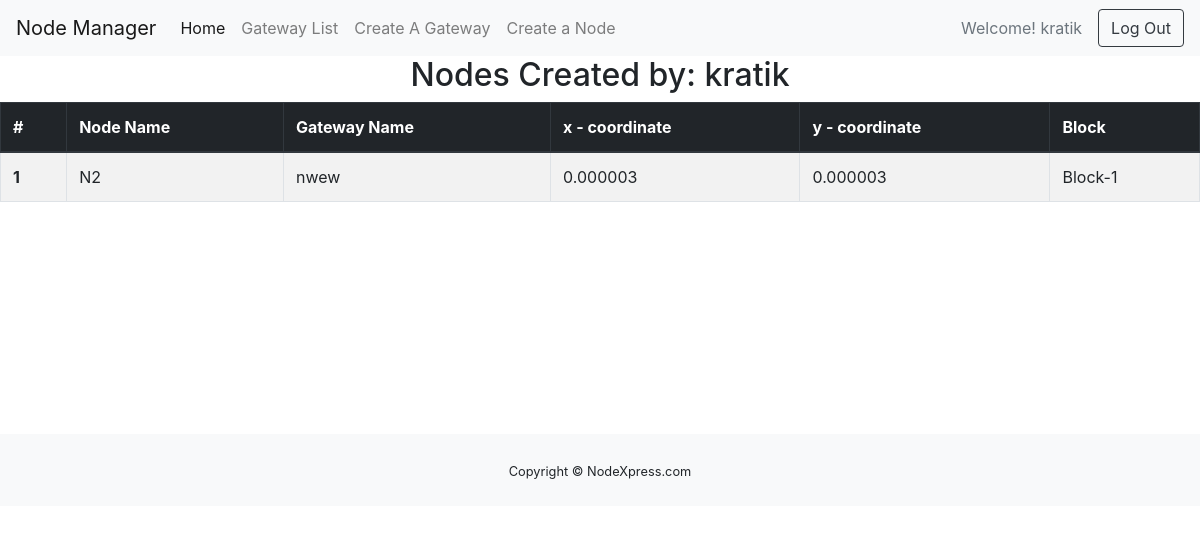
The app's page / (signed in), older data.
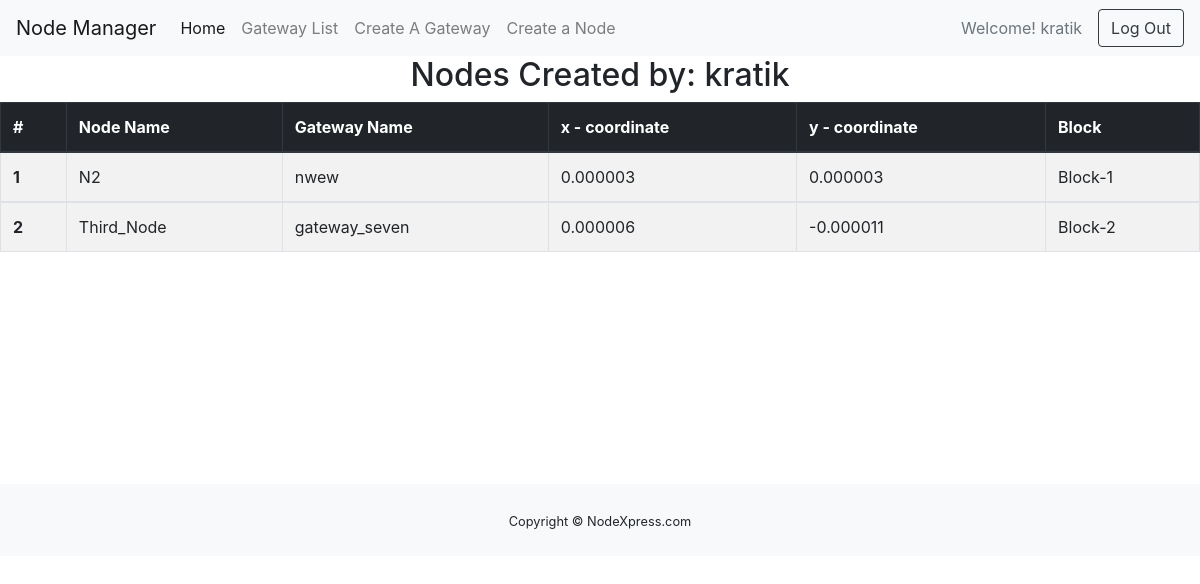
The same page, newer data.
### core/models.py (models this page shows, shortened)
class Node(models.Model):
    node_name = models.CharField(unique=True, max_length=31)
    gateway_id = models.ForeignKey(Gateway, on_delete=models.CASCADE)
    x_coordinate = models.DecimalField(max_digits=9, decimal_places=6,
                                       validators=[MaxValueValidator(180), MinValueValidator(-180)])  # Longitude
    y_coordinate = models.DecimalField(max_digits=9, decimal_places=6,
                                       validators=[MaxValueValidator(90), MinValueValidator(-90)])  # Latitude
    block_id = models.ForeignKey(Block, on_delete=models.CASCADE)
    created_by = models.ForeignKey(User, on_delete=models.CASCADE)

class Gateway(models.Model):
    gateway_name = models.CharField(unique=True, max_length=31)
    x_coordinate = models.DecimalField(max_digits=9, decimal_places=6,
                                       validators=[MaxValueValidator(180), MinValueValidator(-180)])  # Longitude
    y_coordinate = models.DecimalField(max_digits=9, decimal_places=6,
                                       validators=[MaxValueValidator(90), MinValueValidator(-90)])  # Latitude
    number_nodes = models.IntegerField(default=0)
    created_by = models.ForeignKey(User, on_delete=models.CASCADE)
    def __str__(self):
        return self.gateway_name

class Block(models.Model):
    block_name = models.CharField(max_length=31)
    def __str__(self):
        return self.block_name

### core/views.py (the view)
# urls.py: path('', Home, name='home'),
def Home(request):
    if request.user.is_authenticated:
        node_obj = Node.objects.filter(created_by=request.user)
        message = "Nodes Created by: " + str(request.user)
    else:
        node_obj = None
        message = "Hello Visitor!. Looking for records ? If yes, Then Please Sign In. If you don't have an " \
                  "account, you can always Sign Up."
    template_name = 'core/home.html'
    context = {'object': node_obj, 'message': message}
    return render(request, template_name, context)

### core/templates/core/home.html (shortened to what this page needs)
{% extends 'core/base.html' %}
{% block body %}
<center> <h2> {{ message }} </h2> </center>
{% if request.user.is_authenticated %}
<div class="table-responsive">
<table class="table table-bordered table-hover table-striped">
  <thead class="thead-dark">
    <tr>
      <th scope="col">#</th>
      <th scope="col">Node Name</th>
      <th scope="col">Gateway Name</th>
      <th scope="col">x - coordinate </th>
      <th scope="col">y - coordinate </th>
      <th scope="col">Block </th>
    </tr>
  </thead>
 {% for o in object %}
  <tbody>
    <tr>
      <th scope="row">{{forloop.counter}}</th>
      <td>{{o.node_name}}</td>
      <td>{{o.gateway_id}}</td>
      <td>{{o.x_coordinate}}</td>
      <td>{{o.y_coordinate}}</td>
      <td> {{ o.block_id}}</td>
    </tr>
  </tbody>
{% endfor %}
</table>
</div>
{% endif %}
{% endblock %}

### core/templates/core/base.html (shortened to what this page needs)
<!DOCTYPE html>
<html lang="en">
 <head>
<link rel="stylesheet" href="https://maxcdn.bootstrapcdn.com/bootstrap/4.0.0/css/bootstrap.min.css">
</head>
 <body>
{% include 'core/navbar.html' %}
{% block body %}
{% endblock %}
 <br>
 <br>
 <br> <br> <br> <br> <br> <br> <br>
<footer id="sticky-footer" class="py-4 bg-light text-white-50">
    <div class="container text-center">
      <small>Copyright &copy; NodeXpress.com</small>
    </div>
  </footer>
 </body>
</html>

### core/templates/core/navbar.html (shortened to what this page needs)
<nav class="navbar navbar-expand-lg navbar-light bg-light">
    <a class="navbar-brand" href="{% url 'home' %}">Node Manager</a>
    <div class="collapse navbar-collapse" id="navbarSupportedContent">
        <ul class="navbar-nav mr-auto">
            <li class="nav-item active">
                <a class="nav-link" href="{% url 'home' %}">Home <span class="sr-only">(current)</span></a>
            </li>
            <li class="nav-item">
                <a class="nav-link" href="{% url 'gateway-list'%}">Gateway List</a>
            </li>
            <li class="nav-item">
                <a class="nav-link" href="{% url 'create-gateway'%}"> Create A Gateway</a>
            </li>
            <li class="nav-item">
                <a class="nav-link" href="{% url 'create-node'%}">Create a Node</a>
            </li>
        </ul>
        {% if not user.is_authenticated %}
        <div>
            <a href="{% url 'login'%}"><button class="btn btn-outline-dark"> Log In </button></a>
            <a href="{% url 'signup'%}"><button class="btn btn-outline-dark"> Sign Up</button></a>
        </div>
        {% else %}
        <div><a class="nav-link disabled" href="#"> Welcome! {{user}} </a> </div>
        <div>
            <a href="{% url 'logout'%}"><button class="btn btn-outline-dark"> Log Out </button> </a>
        </div>
        {% endif %}
    </div>
</nav>

Row changes from the older to the newer data that the page shows:
added Node: node_name "Third_Node", gateway_id "gateway_seven", x_coordinate "0.000006", y_coordinate "-0.000011", block_id "Block-2"
